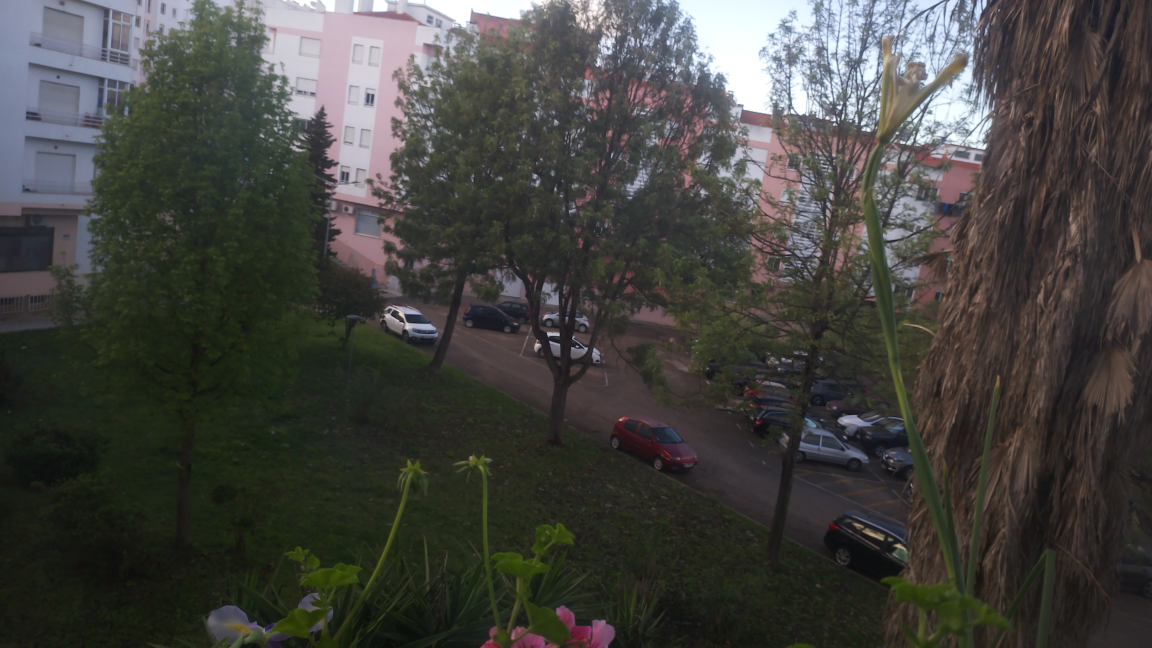
#> input picture src/tests/NDVI/normal.jpg, 4608 x 2592 px, found by its file name (shown at 1/4 size)
$ python ndvi_fusao.py
#> lines starting #> are read from the running program, lines starting #| are printed output that depends on the picture
#> in main, im_normal is the input picture: shape (2592, 4608, 3); mean B, G, R 63.6, 67.5, 67.9
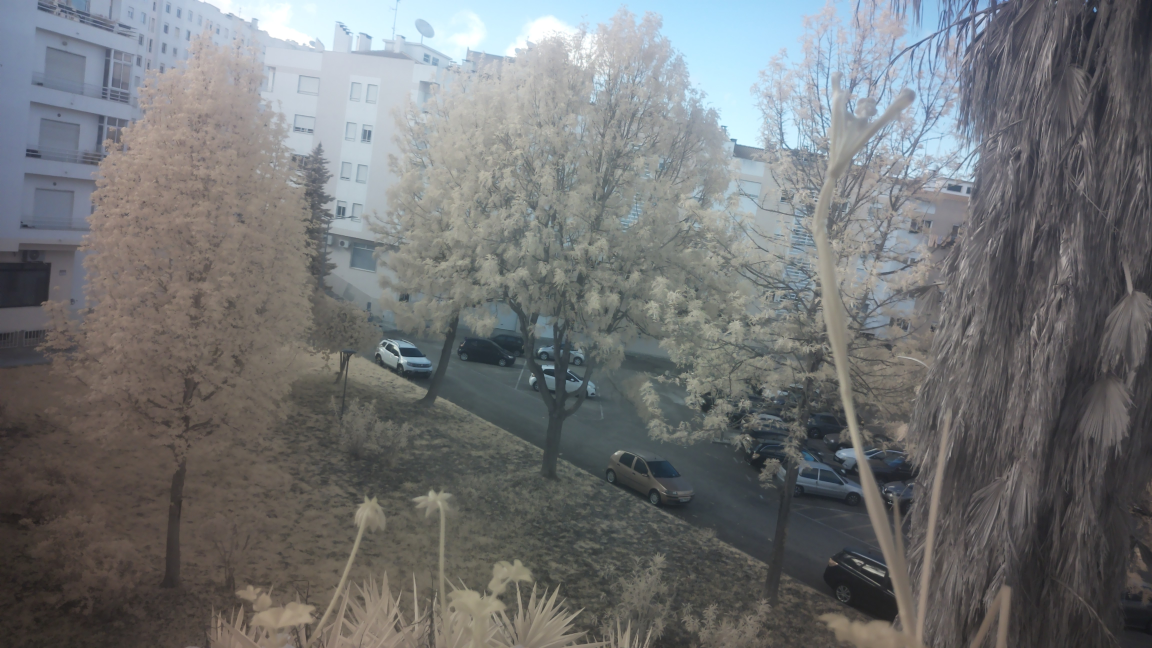
#> input picture src/tests/NDVI/noir.jpg, 4608 x 2592 px, found by its file name (shown at 1/4 size)
#> in main, im_noir is the input picture: shape (2592, 4608, 3); mean B, G, R 116, 115.1, 113.5
import cv2
import numpy as np
import matplotlib.pyplot as plt

def alinhar_imagens(im1, im2):
    # ORB detector
    orb = cv2.ORB_create(5000)
    kp1, des1 = orb.detectAndCompute(im1, None)
#> kp1 = 5000 keypoints; strongest (x, y, size): (3356, 433, 92.6), (3357, 430, 111.1), (3338, 478, 92.6), (3339, 480, 77.1)
    kp2, des2 = orb.detectAndCompute(im2, None)
#> kp2 = 5000 keypoints; strongest (x, y, size): (3541, 1960, 37.2), (1592, 1421, 92.6), (1591, 1419, 111.1), (1605, 1415, 111.1)

    # Feature matching
    bf = cv2.BFMatcher(cv2.NORM_HAMMING, crossCheck=True)
    matches = bf.match(des1, des2)
#> matches = 1414 matches
    matches = sorted(matches, key=lambda x: x.distance)

    # Extrair pontos correspondentes
    src_pts = np.float32([kp1[m.queryIdx].pt for m in matches]).reshape(-1, 1, 2)
#> src_pts = 1414 rows, first 8: [1387.2, 690.5], [1627.2, 1314.7], [1633.3, 1289.9], [2312.1, 1385.9], [2973.9, 433.7], [2383.2, 1446], [2188.8, 1327.7], [2815.9, 275.8]
    dst_pts = np.float32([kp2[m.trainIdx].pt for m in matches]).reshape(-1, 1, 2)
#> dst_pts = 1414 rows, first 8: [1372.7, 829.4], [1605.6, 1448.6], [1612.4, 1424.3], [2293.1, 1518.9], [2946.2, 572], [2364, 1578], [2168.6, 1460.2], [2786.9, 416.8]

    # Homografia
    H, _ = cv2.findHomography(dst_pts, src_pts, cv2.RANSAC, 5.0)
#> H = [[1.02, 0.032, -24.04], [0.00352, 1.04, -167.4], [6.73e-07, 1.56e-05, 1]]
    altura, largura = im1.shape[:2]
#> altura = 2592; largura = 4608
    im2_alinhada = cv2.warpPerspective(im2, H, (largura, altura))
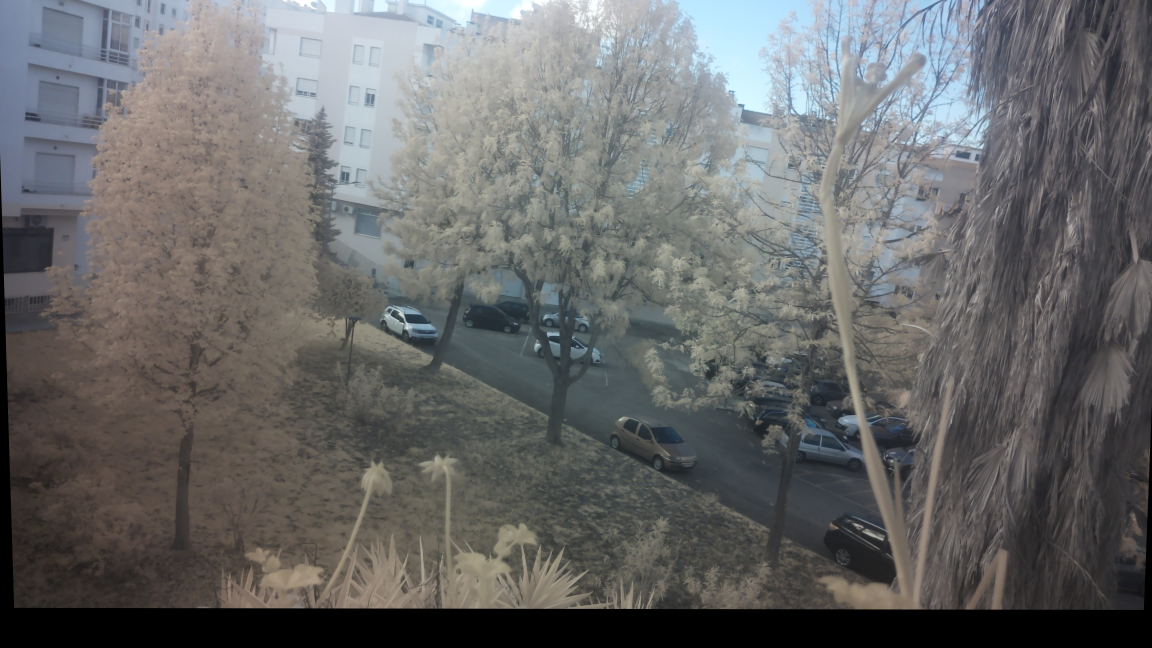
#> im2_alinhada: shape (2592, 4608, 3) (shown at 1/4 size); mean R, G, B 103.8, 104.3, 104.3

    return im2_alinhada

def calcular_ndvi(im_normal, im_noir):
    # Extrair canais
    red = im_normal[:, :, 0].astype(float)
    nir = im_noir[:, :, 0].astype(float)
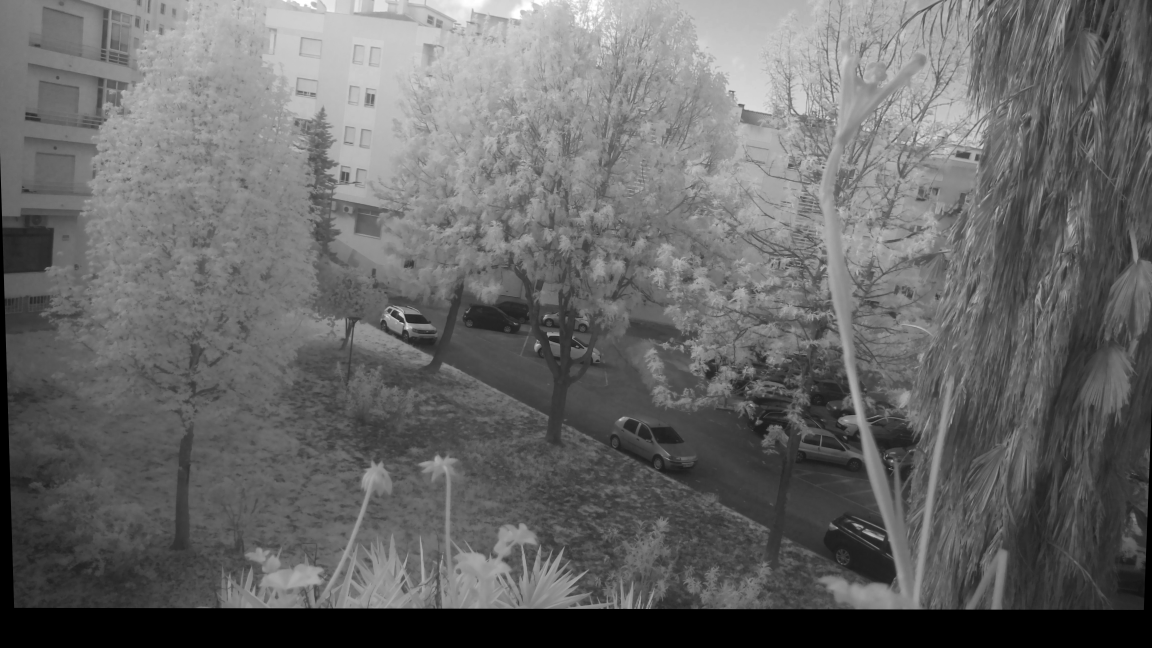
#> nir: shape (2592, 4608) float64 (shown at 1/4 size); min 0, max 255, mean 103.8

    # NDVI
    denom = (nir + red)
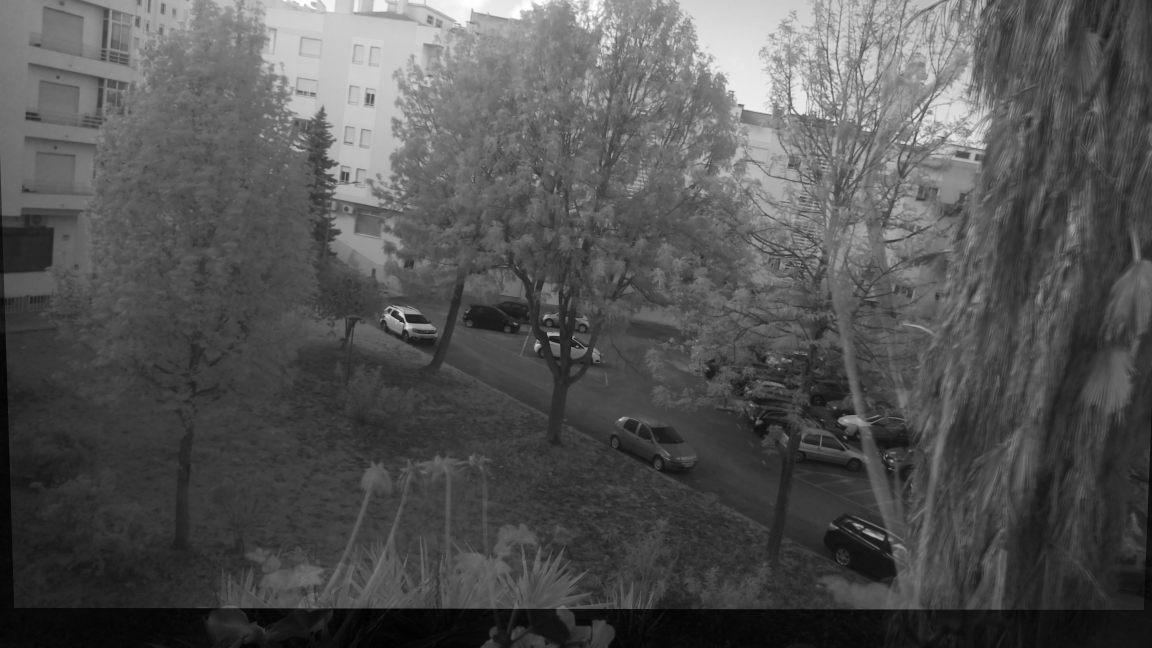
#> denom: shape (2592, 4608) float64 (shown at 1/4 size); min 6, max 510, mean 171.7; drawn with min black and max white
    denom[denom == 0] = 1e-5
    ndvi = (nir - red) / denom
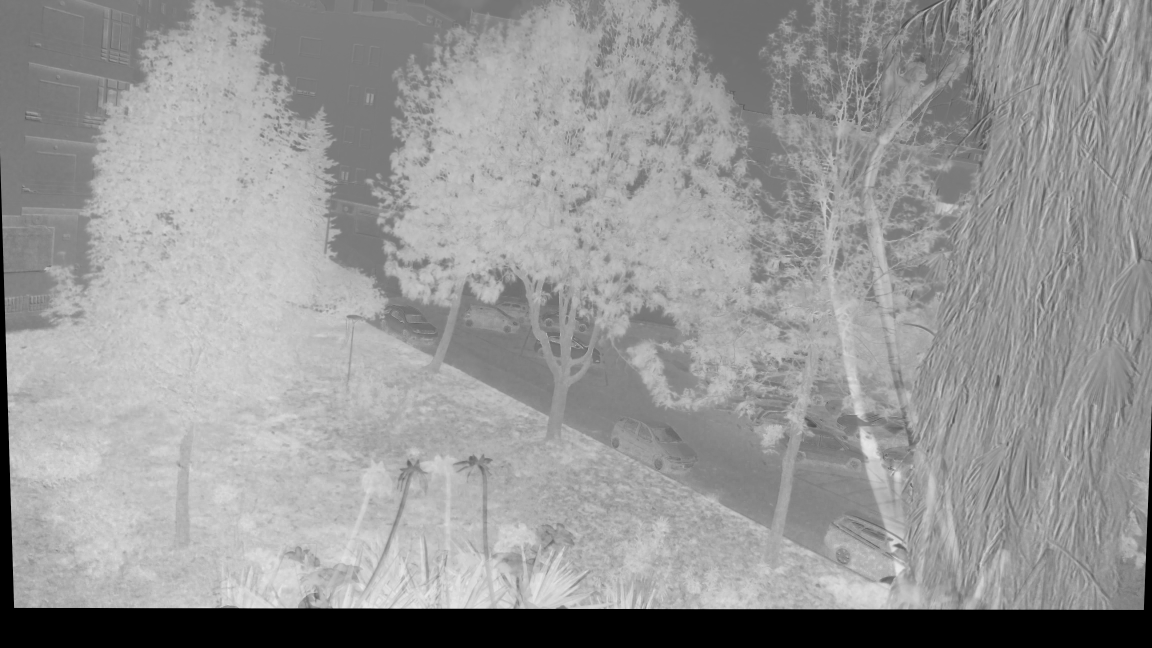
#> ndvi: shape (2592, 4608) float64 (shown at 1/4 size); min -1, max 1, mean 0.19; drawn with min black and max white

    return ndvi

def main():
    # Caminhos das imagens
    caminho_normal = "normal.jpg"
    caminho_noir = "noir.jpg"

    # Ler imagens e converter para RGB
    im_normal = cv2.imread(caminho_normal)
    im_normal = cv2.cvtColor(im_normal, cv2.COLOR_BGR2RGB)

    im_noir = cv2.imread(caminho_noir)
    im_noir = cv2.cvtColor(im_noir, cv2.COLOR_BGR2RGB)

    # Alinhar imagem NoIR à normal
    im_noir_alinhada = alinhar_imagens(im_normal, im_noir)

    # Calcular NDVI
    ndvi = calcular_ndvi(im_normal, im_noir_alinhada)

    # Normalizar para visualização
    ndvi_vis = (ndvi + 1) / 2

    # Mostrar resultado
    plt.figure(figsize=(12, 6))
    plt.imshow(ndvi_vis, cmap='RdYlGn')
    plt.colorbar(label='NDVI')
    plt.title("NDVI - Imagem Normal vs NoIR")
    plt.axis('off')
    plt.tight_layout()
    plt.savefig("ndvi_resultado.png")
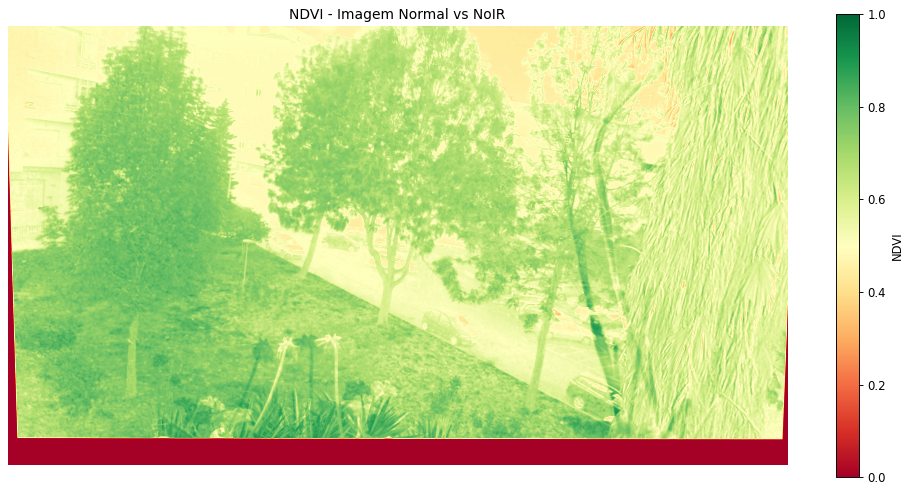
#> figure drawn by matplotlib, 2 panels
    plt.show()

if __name__ == "__main__":
    main()
